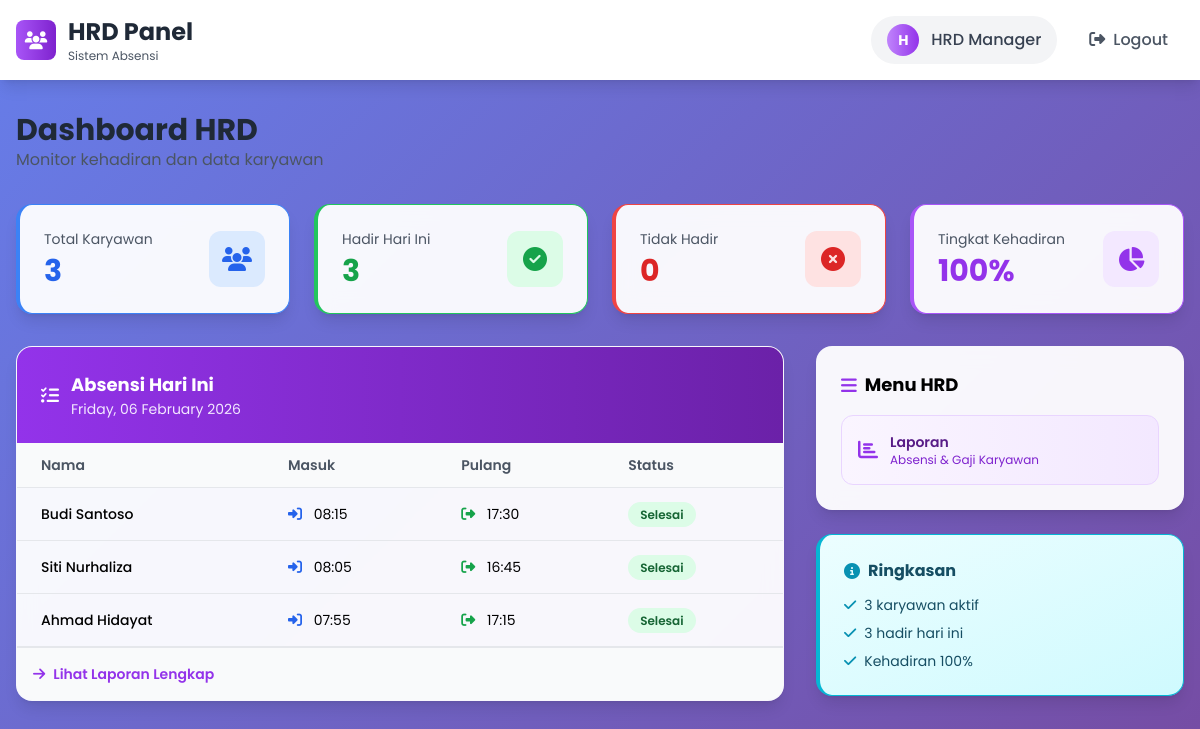
Screenshot of /hrd/dashboard.php (signed in) with the database file from the repository.
### tables this page shows
CREATE TABLE absensi (
  id INT PRIMARY KEY AUTO_INCREMENT,
  user_id INT NOT NULL,
  tanggal DATE NOT NULL,
  jam_masuk TIME,
  jam_pulang TIME,
  total_jam DECIMAL(5, 2),
  jam_lembur DECIMAL(5, 2) DEFAULT 0,
  selfie_masuk VARCHAR(255),
  selfie_pulang VARCHAR(255),
  lat_masuk DECIMAL(10, 8),
  lng_masuk DECIMAL(11, 8),
  lat_pulang DECIMAL(10, 8),
  lng_pulang DECIMAL(11, 8),
  status ENUM('belum_absen', 'absen_masuk', 'absen_pulang', 'selesai') DEFAULT 'belum_absen',
  created_at TIMESTAMP DEFAULT CURRENT_TIMESTAMP,
  updated_at TIMESTAMP DEFAULT CURRENT_TIMESTAMP ON UPDATE CURRENT_TIMESTAMP,
  FOREIGN KEY (user_id) REFERENCES users(id) ON DELETE CASCADE,
  UNIQUE KEY unique_user_tanggal (user_id, tanggal),
  INDEX idx_tanggal (tanggal),
  INDEX idx_user_id (user_id)
);

CREATE TABLE users (
  id INT PRIMARY KEY AUTO_INCREMENT,
  nama VARCHAR(100) NOT NULL,
  email VARCHAR(100) UNIQUE NOT NULL,
  password VARCHAR(255) NOT NULL,
  role ENUM('admin', 'hrd', 'karyawan') NOT NULL DEFAULT 'karyawan',
  gaji_harian DECIMAL(10, 2) DEFAULT 0,
  tarif_lembur_per_jam DECIMAL(10, 2) DEFAULT 0,
  status ENUM('aktif', 'nonaktif') DEFAULT 'aktif',
  created_at TIMESTAMP DEFAULT CURRENT_TIMESTAMP,
  updated_at TIMESTAMP DEFAULT CURRENT_TIMESTAMP ON UPDATE CURRENT_TIMESTAMP
);

### config/auth.php (called while the page is built, shortened)
<?php
function isLoggedIn() {
    return isset($_SESSION['user_id']) && !empty($_SESSION['user_id']);
}
function getCurrentUser() {
    return [
        'id' => $_SESSION['user_id'],
        'nama' => $_SESSION['user_nama'],
        'email' => $_SESSION['user_email'],
        'role' => $_SESSION['user_role'],
        'gaji_harian' => $_SESSION['user_gaji_harian'] ?? 0,
        'tarif_lembur' => $_SESSION['user_tarif_lembur'] ?? 0
    ];
}

### config/database.php (called while the page is built, shortened)
<?php
function executeQuery($conn, $query, $params = [], $types = '') {
    $stmt = $conn->prepare($query);
    if (!empty($params)) {
        if (!$stmt->bind_param($types, ...$params)) {
            throw new Exception('Bind param failed: ' . $stmt->error);
        }
    }
    if (!$stmt->execute()) {
        throw new Exception('Execute failed: ' . $stmt->error);
    }
    return $stmt;
}
function getRow($conn, $query, $params = [], $types = '') {
    try {
        $stmt = executeQuery($conn, $query, $params, $types);
        $result = $stmt->get_result();
        $row = $result->fetch_assoc();
        return $row;
    } catch (Exception $e) {
        throw new Exception('Get row failed: ' . $e->getMessage());
    }
}
function getRows($conn, $query, $params = [], $types = '') {
    try {
        $stmt = executeQuery($conn, $query, $params, $types);
        $result = $stmt->get_result();
        $rows = [];
        while ($row = $result->fetch_assoc()) {
            $rows[] = $row;
        }
        return $rows;
    } catch (Exception $e) {
        throw new Exception('Get rows failed: ' . $e->getMessage());
    }
}

### hrd/dashboard.php (the view, shortened to what this page needs)
<?php
require_once __DIR__ . '/../config/database.php';
require_once __DIR__ . '/../config/auth.php';
$user = getCurrentUser();
$today = date('Y-m-d');
$query = "SELECT COUNT(*) as total FROM users WHERE role = 'karyawan'";
$total_employees = getRow($conn, $query)['total'];
$query = "SELECT COUNT(*) as total FROM absensi WHERE tanggal = ? AND status = 'selesai'";
$today_present = getRow($conn, $query, [$today], 's')['total'];
$query = "SELECT COUNT(*) as total FROM absensi WHERE tanggal = ? AND status = 'belum_absen'";
$today_absent = getRow($conn, $query, [$today], 's')['total'];
$query = "SELECT a.*, u.nama FROM absensi a JOIN users u ON a.user_id = u.id WHERE a.tanggal = ? ORDER BY a.created_at DESC LIMIT 5";
$recent_attendance = getRows($conn, $query, [$today], 's');
$total_today = $today_present + $today_absent;
$rate = $total_today > 0 ? round(($today_present / $total_today) * 100) : 0;
?>
<!DOCTYPE html>
<html lang="id">
<head>
    <script src="https://cdn.tailwindcss.com"></script>
    <link rel="stylesheet" href="https://cdnjs.cloudflare.com/ajax/libs/font-awesome/6.4.0/css/all.min.css">
</head>
<body class="bg-gray-50 min-h-screen">
    <nav class="bg-white shadow-lg">
        <div class="max-w-7xl mx-auto px-4 py-4">
            <div class="flex justify-between items-center">
                <div class="flex items-center gap-3">
                    <div class="w-10 h-10 bg-gradient-to-r from-purple-500 to-purple-700 rounded-lg flex items-center justify-center">
                        <i class="fas fa-users text-white text-lg"></i>
                    </div>
                    <div>
                        <h1 class="text-2xl font-bold text-gray-800">HRD Panel</h1>
                        <p class="text-gray-600 text-xs">Sistem Absensi</p>
                    </div>
                </div>
                <div class="flex items-center gap-4">
                    <div class="hidden md:flex items-center gap-3 bg-gray-100 px-4 py-2 rounded-full">
                        <div class="w-8 h-8 bg-gradient-to-r from-purple-400 to-purple-600 rounded-full flex items-center justify-center text-white font-bold text-sm">
                            <?php echo strtoupper(substr($user['nama'], 0, 1)); ?>
                        </div>
                        <span class="text-gray-700 font-medium"><?php echo htmlspecialchars($user['nama']); ?></span>
                    </div>
                    <button onclick="window.location.href='/auth/logout.php'" class="px-4 py-2 text-gray-600 hover:text-gray-800 font-medium rounded-lg hover:bg-gray-100">
                        <i class="fas fa-sign-out-alt mr-2"></i>Logout
                    </button>
                </div>
            </div>
        </div>
    </nav>
    <div class="max-w-7xl mx-auto px-4 py-8">
        <div class="mb-8">
            <h1 class="text-3xl font-bold text-gray-800">Dashboard HRD</h1>
            <p class="text-gray-600">Monitor kehadiran dan data karyawan</p>
        </div>
        <div class="grid grid-cols-1 md:grid-cols-2 lg:grid-cols-4 gap-6 mb-8">
            <div class="glass-card rounded-2xl p-6 shadow-lg border-l-4 border-blue-500">
                <div class="flex items-center justify-between">
                    <div>
                        <p class="text-gray-600 text-sm mb-1">Total Karyawan</p>
                        <p class="text-3xl font-bold text-blue-600"><?php echo $total_employees; ?></p>
                    </div>
                    <div class="w-14 h-14 bg-blue-100 rounded-xl flex items-center justify-center">
                        <i class="fas fa-users text-blue-600 text-2xl"></i>
                    </div>
                </div>
            </div>
            <div class="glass-card rounded-2xl p-6 shadow-lg border-l-4 border-green-500">
                <div class="flex items-center justify-between">
                    <div>
                        <p class="text-gray-600 text-sm mb-1">Hadir Hari Ini</p>
                        <p class="text-3xl font-bold text-green-600"><?php echo $today_present; ?></p>
                    </div>
                    <div class="w-14 h-14 bg-green-100 rounded-xl flex items-center justify-center">
                        <i class="fas fa-check-circle text-green-600 text-2xl"></i>
                    </div>
                </div>
            </div>
            <div class="glass-card rounded-2xl p-6 shadow-lg border-l-4 border-red-500">
                <div class="flex items-center justify-between">
                    <div>
                        <p class="text-gray-600 text-sm mb-1">Tidak Hadir</p>
                        <p class="text-3xl font-bold text-red-600"><?php echo $today_absent; ?></p>
                    </div>
                    <div class="w-14 h-14 bg-red-100 rounded-xl flex items-center justify-center">
                        <i class="fas fa-times-circle text-red-600 text-2xl"></i>
                    </div>
                </div>
            </div>
            <div class="glass-card rounded-2xl p-6 shadow-lg border-l-4 border-purple-500">
                <div class="flex items-center justify-between">
                    <div>
                        <p class="text-gray-600 text-sm mb-1">Tingkat Kehadiran</p>
                        <p class="text-3xl font-bold text-purple-600"><?php echo $rate; ?>%</p>
                    </div>
                    <div class="w-14 h-14 bg-purple-100 rounded-xl flex items-center justify-center">
                        <i class="fas fa-chart-pie text-purple-600 text-2xl"></i>
                    </div>
                </div>
            </div>
        </div>
        <div class="grid grid-cols-1 lg:grid-cols-3 gap-8">
            <div class="lg:col-span-2">
                <div class="glass-card rounded-2xl shadow-lg border-transparent overflow-hidden">
                    <div class="bg-gradient-to-r from-purple-600 to-purple-800 text-white p-6 flex items-center gap-3">
                        <i class="fas fa-list-check text-lg"></i>
                        <div>
                            <h2 class="text-lg font-bold">Absensi Hari Ini</h2>
                            <p class="text-purple-100 text-sm"><?php echo date('l, d F Y'); ?></p>
                        </div>
                    </div>
                    <div class="overflow-x-auto">
                        <table class="w-full">
                            <thead class="bg-gray-50 border-b">
                                <tr>
                                    <th class="px-6 py-3 text-left text-sm font-semibold text-gray-600">Nama</th>
                                    <th class="px-6 py-3 text-left text-sm font-semibold text-gray-600">Masuk</th>
                                    <th class="px-6 py-3 text-left text-sm font-semibold text-gray-600">Pulang</th>
                                    <th class="px-6 py-3 text-left text-sm font-semibold text-gray-600">Status</th>
                                </tr>
                            </thead>
                            <tbody>
                                <?php if (!empty($recent_attendance)): ?>
                                    <?php foreach ($recent_attendance as $record): ?>
                                        <tr class="border-b hover:bg-gray-50">
                                            <td class="px-6 py-4 text-sm font-medium"><?php echo htmlspecialchars($record['nama']); ?></td>
                                            <td class="px-6 py-4 text-sm">
                                                <i class="fas fa-sign-in-alt text-blue-600 mr-2"></i>
                                                <?php echo $record['jam_masuk'] ? date('H:i', strtotime($record['jam_masuk'])) : '-'; ?>
                                            </td>
                                            <td class="px-6 py-4 text-sm">
                                                <i class="fas fa-sign-out-alt text-green-600 mr-2"></i>
                                                <?php echo $record['jam_pulang'] ? date('H:i', strtotime($record['jam_pulang'])) : '-'; ?>
                                            </td>
                                            <td class="px-6 py-4 text-sm">
                                                <span class="px-3 py-1 rounded-full text-xs font-semibold <?php echo match($record['status']) {
                                                    'belum_absen' => 'bg-red-100 text-red-800',
                                                    'absen_masuk' => 'bg-yellow-100 text-yellow-800',
                                                    'selesai' => 'bg-green-100 text-green-800',
                                                    default => 'bg-gray-100'
                                                }; ?>">
                                                    <?php echo match($record['status']) {
                                                        'belum_absen' => 'Belum Absen',
                                                        'absen_masuk' => 'Masuk',
                                                        'selesai' => 'Selesai',
                                                        default => $record['status']
                                                    }; ?>
                                                </span>
                                            </td>
                                        </tr>
                                    <?php endforeach; ?>
                                <?php endif; ?>
                            </tbody>
                        </table>
                    </div>
                    <div class="p-4 border-t bg-gray-50">
                        <a href="/hrd/laporan.php" class="text-purple-600 hover:text-purple-800 text-sm font-semibold flex items-center gap-2">
                            <i class="fas fa-arrow-right"></i> Lihat Laporan Lengkap
                        </a>
                    </div>
                </div>
            </div>
            <div class="space-y-6">
                <div class="glass-card rounded-2xl p-6 shadow-lg border-transparent">
                    <h3 class="text-lg font-bold mb-4 flex items-center gap-2">
                        <i class="fas fa-bars text-purple-600"></i> Menu HRD
                    </h3>
                    <div class="space-y-3">
                        <a href="/hrd/laporan.php" class="block p-4 bg-gradient-to-r from-purple-50 to-purple-100 hover:from-purple-100 hover:to-purple-200 rounded-xl transition border border-purple-200">
                            <div class="flex items-center gap-3">
                                <i class="fas fa-chart-bar text-purple-600 text-xl"></i>
                                <div>
                                    <p class="font-semibold text-purple-900 text-sm">Laporan</p>
                                    <p class="text-xs text-purple-700">Absensi & Gaji Karyawan</p>
                                </div>
                            </div>
                        </a>
                    </div>
                </div>
                <div class="glass-card rounded-2xl p-6 shadow-lg border-l-4 border-cyan-500 bg-gradient-to-br from-cyan-50 to-cyan-100">
                    <h4 class="font-bold text-cyan-900 mb-3 flex items-center gap-2">
                        <i class="fas fa-info-circle text-cyan-600"></i> Ringkasan
                    </h4>
                    <ul class="text-sm text-cyan-900 space-y-2">
                        <li class="flex items-center gap-2">
                            <i class="fas fa-check text-cyan-600"></i>
                            <span><?php echo $total_employees; ?> karyawan aktif</span>
                        </li>
                        <li class="flex items-center gap-2">
                            <i class="fas fa-check text-cyan-600"></i>
                            <span><?php echo $today_present; ?> hadir hari ini</span>
                        </li>
                        <li class="flex items-center gap-2">
                            <i class="fas fa-check text-cyan-600"></i>
                            <span>Kehadiran <?php echo $rate; ?>%</span>
                        </li>
                    </ul>
                </div>
            </div>
        </div>
    </div>
</body>
</html>

### hrd/dashboard.php (style rules this page uses)
* { font-family: 'Poppins', sans-serif; }
body { background: linear-gradient(135deg, #667eea 0%, #764ba2 100%); }
.glass-card { background: rgba(255, 255, 255, 0.95); backdrop-filter: blur(10px); border: 1px solid rgba(255, 255, 255, 0.2); }

### rows the page displays
absensi: user.nama "Budi Santoso", jam_masuk "08:15", jam_pulang "17:30", status "Selesai"
absensi: user.nama "Siti Nurhaliza", jam_masuk "08:05", jam_pulang "16:45", status "Selesai"
absensi: user.nama "Ahmad Hidayat", jam_masuk "07:55", jam_pulang "17:15", status "Selesai"

### other values shown
substr($user['nama'], 0, 1) "H"
$user['nama'] "HRD Manager"
$total_employees "3"
$today_present "3"
$today_absent "0"
$rate "100"
